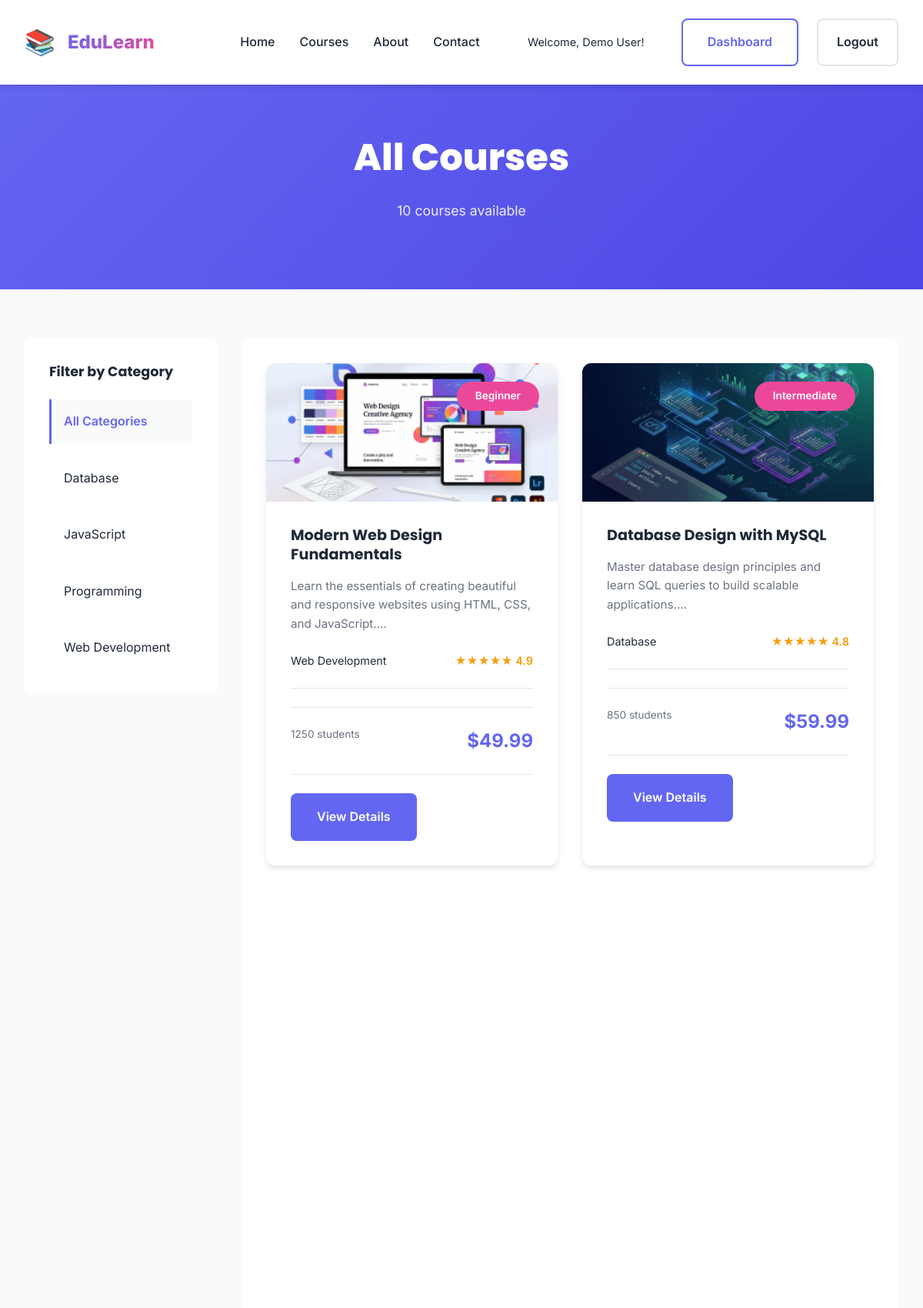
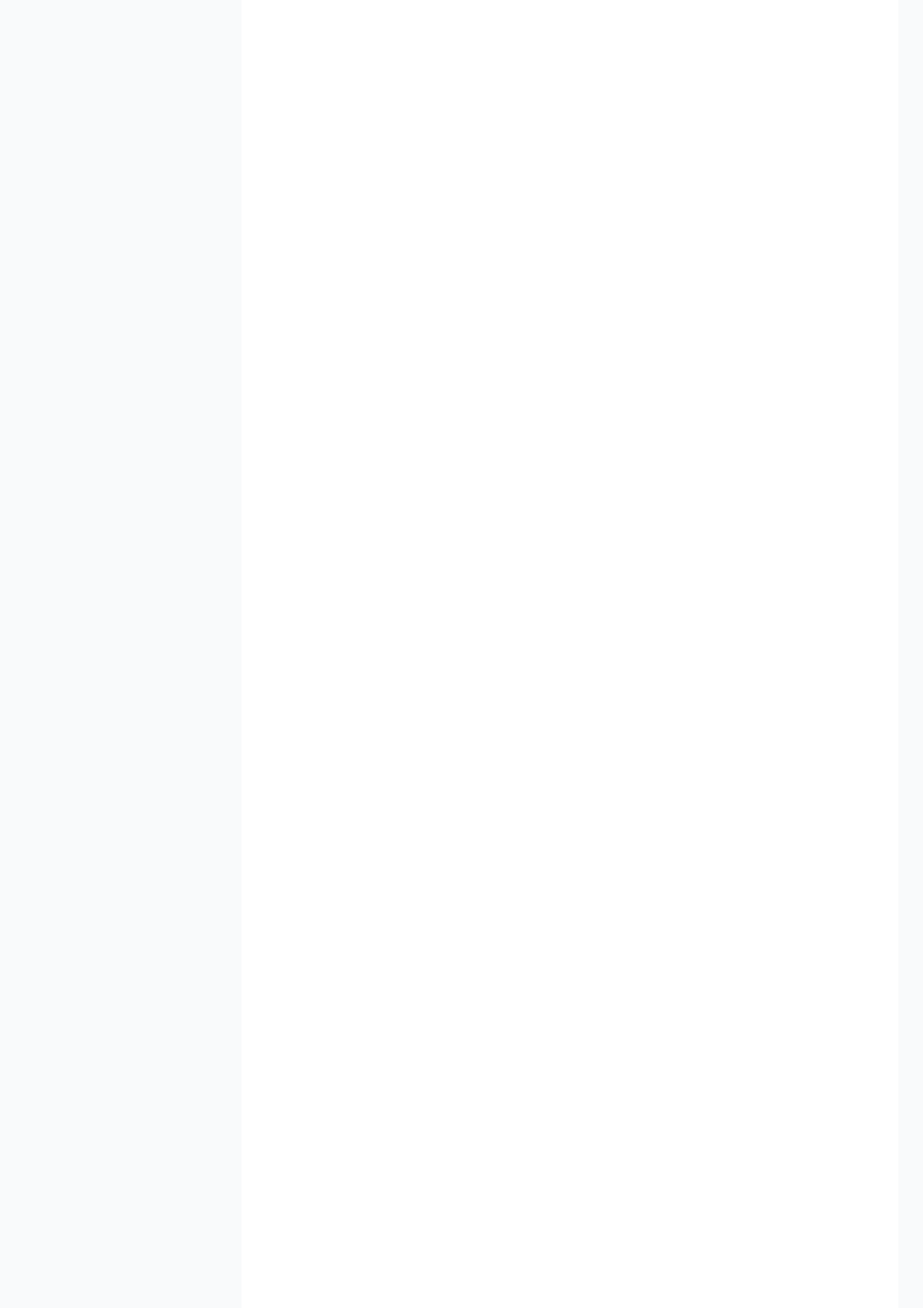
Page /pages/courses.php (signed in, upper part) on the committed database (2 pictures, top to bottom).
### tables this page shows
CREATE TABLE IF NOT EXISTS courses (
    id INT AUTO_INCREMENT PRIMARY KEY,
    title VARCHAR(255) NOT NULL,
    description TEXT NOT NULL,
    category VARCHAR(100) NOT NULL,
    instructor_id INT NOT NULL,
    thumbnail VARCHAR(255),
    level ENUM('beginner', 'intermediate', 'advanced') DEFAULT 'beginner',
    price DECIMAL(10, 2) DEFAULT 0.00,
    rating DECIMAL(3, 1) DEFAULT 0.0,
    students_count INT DEFAULT 0,
    duration_hours INT,
    lessons_count INT,
    status ENUM('published', 'draft', 'archived') DEFAULT 'published',
    created_at TIMESTAMP DEFAULT CURRENT_TIMESTAMP,
    updated_at TIMESTAMP DEFAULT CURRENT_TIMESTAMP ON UPDATE CURRENT_TIMESTAMP,
    FOREIGN KEY (instructor_id) REFERENCES users(id),
    INDEX (category),
    INDEX (instructor_id)
);

### pages/courses.php (the view, shortened to what this page needs)
<?php
include '../includes/header.php';
include '../includes/db_connection.php';
$selected_category = isset($_GET['category']) ? stripslashes(htmlspecialchars($_GET['category'])) : '';
$is_logged_in = isset($_SESSION['logged_in']) && $_SESSION['logged_in'] === true;
$categories_query = "SELECT DISTINCT category FROM courses ORDER BY category";
$categories_result = mysqli_query($connection, $categories_query);
$categories = array();
if ($categories_result) {
    while ($row = mysqli_fetch_assoc($categories_result)) {
        $categories[] = $row['category'];
    }
}
if (!empty($selected_category)) {
    $courses_query = "SELECT * FROM courses WHERE category = '" . mysqli_real_escape_string($connection, $selected_category) . "' AND status = 'published' ORDER BY created_at DESC";
    $page_title = ucfirst($selected_category) . " Courses";
} else {
    $courses_query = "SELECT * FROM courses WHERE status = 'published' ORDER BY created_at DESC";
    $page_title = "All Courses";
}
$courses_result = mysqli_query($connection, $courses_query);
$courses = array();
if ($courses_result) {
    while ($row = mysqli_fetch_assoc($courses_result)) {
        $courses[] = $row;
    }
}
$enrolled_courses = array();
?>
<section class="page-header">
    <div class="container">
        <h1><?php echo $page_title; ?></h1>
        <p><?php echo count($courses); ?> course<?php echo count($courses) !== 1 ? 's' : ''; ?> available</p>
    </div>
</section>
<section class="courses-page">
    <div class="container">
        <div class="courses-layout">
            <aside class="courses-sidebar">
                <div class="filter-section">
                    <h3>Filter by Category</h3>
                    <div class="category-filters">
                        <a href="courses.php" class="filter-item <?php echo empty($selected_category) ? 'active' : ''; ?>">
                            All Categories
                        </a>
                        <?php foreach ($categories as $category): ?>
                            <a href="courses.php?category=<?php echo urlencode($category); ?>" class="filter-item <?php echo $selected_category === $category ? 'active' : ''; ?>">
                                <?php echo htmlspecialchars($category); ?>
                            </a>
                        <?php endforeach; ?>
                    </div>
                </div>
            </aside>
            <div class="courses-content">
                <?php if (empty($courses)): ?>
                    <div class="no-courses">
                        <h2>No Courses Found</h2>
                        <p>We are working on <?php echo !empty($selected_category) ? htmlspecialchars($selected_category) : 'more'; ?> courses. Please check back soon!</p>
                        <a href="courses.php" class="btn btn-primary">View All Categories</a>
                    </div>
                <?php else: ?>
                    <div class="courses-grid">
                        <?php foreach ($courses as $course): ?>
                            <div class="course-card">
                                <div class="course-image">
                                    <?php if (!empty($course['thumbnail'])): ?>
                                        <img src="<?php echo $path_prefix; ?>images/<?php echo htmlspecialchars($course['thumbnail']); ?>" alt="<?php echo htmlspecialchars($course['title']); ?>">
                                    <?php else: ?>
                                        <div class="no-image-placeholder">No Image</div>
                                    <?php endif; ?>
                                    <span class="course-badge"><?php echo ucfirst($course['level']); ?></span>
                                </div>
                                <div class="course-body">
                                    <h3><?php echo htmlspecialchars($course['title']); ?></h3>
                                    <p><?php echo htmlspecialchars(substr($course['description'], 0, 100)); ?>...</p>
                                    <div class="course-meta">
                                        <span class="category"><?php echo htmlspecialchars($course['category']); ?></span>
                                        <span class="rating">★★★★★ <?php echo htmlspecialchars($course['rating']); ?></span>
                                    </div>
                                    <div class="course-stats">
                                        <span class="students"><?php echo $course['students_count']; ?> students</span>
                                        <span class="price">$<?php echo number_format($course['price'], 2); ?></span>
                                    </div>
                                    <div class="course-footer">
                                        <?php if ($is_logged_in && in_array($course['id'], $enrolled_courses)): ?>
                                            <button class="btn btn-success" disabled>✓ Enrolled</button>
                                            <a href="course-detail.php?id=<?php echo $course['id']; ?>" class="btn btn-secondary">View Course</a>
                                        <?php else: ?>
                                            <a href="course-detail.php?id=<?php echo $course['id']; ?>" class="btn btn-primary">View Details</a>
                                        <?php endif; ?>
                                    </div>
                                </div>
                            </div>
                        <?php endforeach; ?>
                    </div>
                <?php endif; ?>
            </div>
        </div>
    </div>
</section>
<?php
include '../includes/footer.php';
?>

### rows in the picture
courses: thumbnail (picture), level "Beginner", title "Modern Web Design Fundamentals", description "Learn the essentials of creating beautiful and responsive websites using HTML, CSS, and JavaScript.", category "Web Development", rating "4.9", students_count "1250", price "49.99"
courses: thumbnail (picture), level "Intermediate", title "Database Design with MySQL", description "Master database design principles and learn SQL queries to build scalable applications.", category "Database", rating "4.8", students_count "850", price "59.99"

### other values in the picture
$user_name "Demo User"
$page_title "All Courses"
count($courses) "10"
$category "Database"
$category "JavaScript"
$category "Programming"
$category "Web Development"
